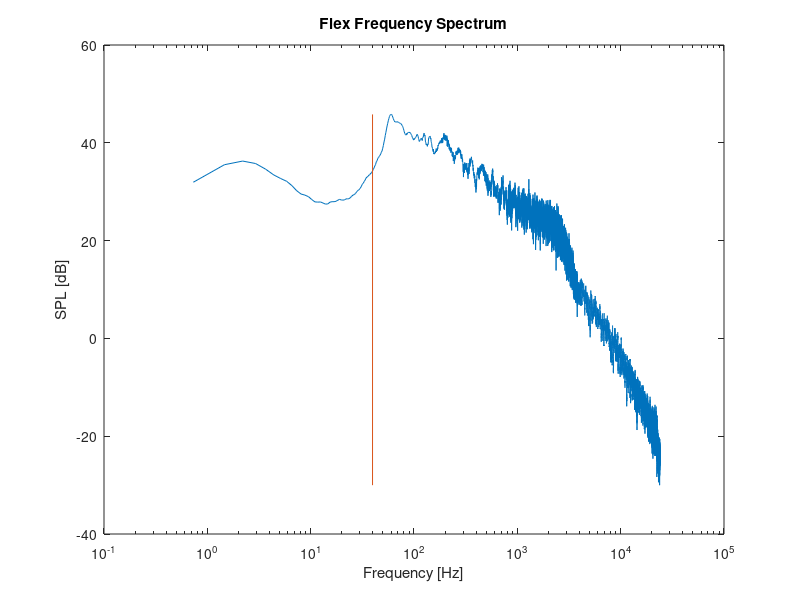

This figure's MATLAB source: (Note: this script raises an error after producing the figure.)
clc
clear

%Read in from file
fid = fopen('flex-averaged.txt','r');

data = textscan(fid, '%f %f %f','CommentStyle','*');
f = data{1};
dB = data{2};
fclose(fid);

%Solution data
ElmerFreqs = [
    39.69
180.27
218.13
243.04
661.19
677.23
];

InPlane = [38.763544022916
242.927920662466
680.057043841184
];

%Plot
p1 = semilogx(f,dB);
xlabel('Frequency [Hz]')
ylabel('SPL [dB]')
title('Flex Frequency Spectrum')

for i = 1:length(ElmerFreqs)
   l1=  line([ElmerFreqs(i) ElmerFreqs(i)], [min(dB) max(dB)]);
   l1.Color = 'k';
   l1.LineWidth = 2;
   l1.LineStyle = '--';
end

for i = 1:length(InPlane)
   l2=  line([InPlane(i) InPlane(i)], [min(dB) max(dB)]);
   l2.Color = 'r';
   l2.LineWidth = 2;
   l2.LineStyle = '--';
end
legend([p1,l1,l2],{'Data','Elmer Solutions','Analytic Solutions'})
ylim([min(dB),max(dB)]);
xlim([min(f),max(f)]);